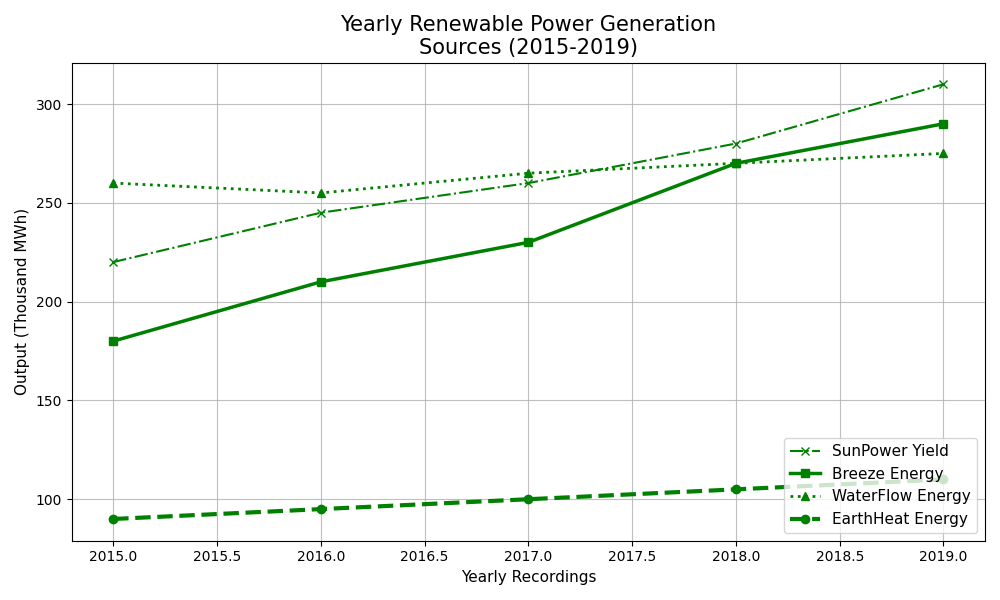

This chart was generated by the following Python code:
import matplotlib.pyplot as plt
import numpy as np

years = np.array([2015, 2016, 2017, 2018, 2019])
solar_output = np.array([220, 245, 260, 280, 310])
wind_output = np.array([180, 210, 230, 270, 290])
hydro_output = np.array([260, 255, 265, 270, 275])
geothermal_output = np.array([90, 95, 100, 105, 110])

fig, ax = plt.subplots(figsize=(10, 6))

# Apply the same color 'green' for all data groups
ax.plot(years, solar_output, label='SunPower Yield', color='green', marker='x', linewidth=1.5, linestyle='-.')
ax.plot(years, wind_output, label='Breeze Energy', color='green', marker='s', linewidth=2.5, linestyle='-')
ax.plot(years, hydro_output, label='WaterFlow Energy', color='green', marker='^', linewidth=2, linestyle=':')
ax.plot(years, geothermal_output, label='EarthHeat Energy', color='green', marker='o', linewidth=3, linestyle='--')

ax.set_xlabel('Yearly Recordings', fontsize=11)
ax.set_ylabel('Output (Thousand MWh)', fontsize=11)
ax.set_title('Yearly Renewable Power Generation\nSources (2015-2019)', fontsize=15)

ax.grid(True, linestyle='-', alpha=0.8)

ax.legend(loc='lower right', fontsize=11)

plt.tight_layout()
plt.show()
